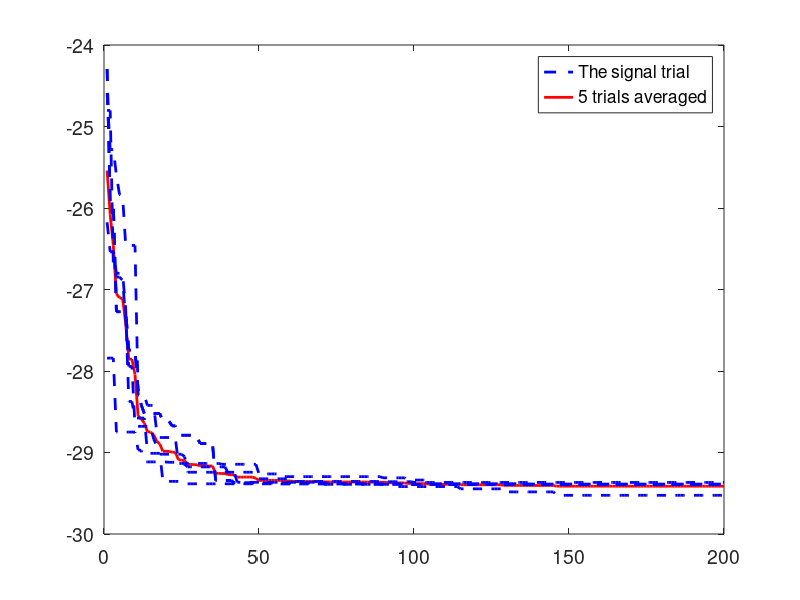

This chart was generated by the following MATLAB code:
figure
a=1:1:200;
%%%%%%%%%%%%%%%%%%%%%%%%%%%%%%%%%%%%%%%%%%%%%%%%%%%%%%%%%%%%%%%%%%%%%%%%%%%%%%%%%%%%%%%%%%%%%%%%%%%%%%%%%%%%%%%%%%%%%
% Tem_rsll1=[-23.5737  -23.8528  -24.6499  -24.7950  -24.7950  -24.9389 ...
%     -24.9389  -24.9389  -24.9389  -24.9389  -24.9389  -24.9389  -24.9418  -25.8183  -25.8183  -26.0802 -26.4365  -27.3036 ... 
%     -27.3036  -27.3036  -27.3036  -27.3036  -27.3036  -27.3294  -27.3294  -27.3294  -27.3294  -27.3294  -27.3294  -27.3294  -27.3294 ...
%     -27.4758 -27.4758  -27.4758  -27.4758  -27.4758  -27.4758  -27.4758  -27.4758  -27.4758  -27.4758  -27.4758  -27.4758  -27.4758  -27.4758  -27.4758  -27.4758  -27.4758 ...
%     -27.4758  -27.4758  -27.4758  -27.4758  -27.4758  -27.4758  -27.4758  -27.4758  -27.4758  -27.4758  -27.4758  -27.4758  -27.4758  -27.4758  -27.4758  -27.4758...
%      -27.4758  -27.4758  -27.4758  -27.4758  -27.4758  -27.4758  -27.4758  -27.4758  -27.4758  -27.4758  -27.4758  -27.4758  -27.4758  -27.4758  -27.4758  -27.4758...
%      -27.4758  -27.7085  -27.7085  -27.7085  -27.7085  -27.7085  -27.7085  -27.7085  -27.7085  -27.7085  -27.7085  -27.7085  -27.7085  -27.7085  -27.7244  -27.7244...
%       -27.7244  -27.7244  -27.8651  -27.8651  -27.8651  -27.8651  -27.8651  -27.8651  -27.8651  -27.8651  -27.8651  -27.8651  -27.8651  -27.8651  -27.8651  -27.8651...
%       -27.8651  -27.8651  -27.8651  -27.8651  -27.8651  -27.8651  -27.8651  -27.8651  -27.8651  -27.8651  -27.8651  -27.8651  -27.8651  -27.8651  -27.8651  -27.8651...
%       -27.8651  -27.8651  -27.8651  -27.8651  -27.8651  -27.8651  -27.8651  -27.8651  -27.8651  -27.8651  -27.8651  -27.8651  -27.8651  -27.8651  -27.8651  -27.8651...
%        -27.8651  -27.8651  -27.8651  -27.8651  -27.8651  -27.8651  -27.8651  -27.8651  -27.8651  -27.8651  -27.8651  -27.8651  -27.8651  -27.8651  -27.8651  -27.8651...
%         -27.8651  -27.8651  -27.8651  -27.8651  -27.8651  -27.8651  -27.8651  -27.8651  -27.8651  -27.8651  -27.8651  -27.8651  -27.8651  -27.8651  -27.8651  -27.8651...
%          -27.8651  -27.8651  -27.8651  -27.8651  -27.8651  -27.8651  -27.8651  -27.8651  -27.8651  -27.8651  -27.8651  -27.8651  -27.8651  -27.8651  -27.8651  -27.8651...
%           -27.8651  -27.8651  -27.8651  -27.8651  -27.8651  -27.8651  -27.8651  -27.8651
% ];
% Tem_rsll2=[
%   -20.2547  -20.8127  -21.4091  -21.4091  -21.5144  -22.0540  -22.2894  -22.2894  -22.2894  -22.2894  -22.2894  -22.7603  -22.7603  -22.7603  -22.7603  -22.9417...
%   -23.7186  -23.9513  -23.9513  -24.1142  -24.7573  -25.2335  -25.3869  -25.3869  -25.3869  -25.3869  -25.5324  -25.5324  -25.5324  -26.0688  -26.0688  -26.0688...
%   -26.0688  -26.0865  -26.1248  -26.2676  -26.2676  -26.9393  -26.9393  -26.9393  -26.9393  -27.0762  -27.0762  -27.0788  -27.0788  -27.2410  -27.2410  -27.2410...
%   -27.2410  -27.2410  -27.2410  -27.2410  -27.2410  -27.2410  -27.2410  -27.2410  -27.2410  -27.2410  -27.2410  -27.2410  -27.2410  -27.2410  -27.2410  -27.2410...
%   -27.2410  -27.2410  -27.2410  -27.2410  -27.2410  -27.2778  -27.2778  -27.2778  -27.2778  -27.2778  -27.2944  -27.2944  -27.2944  -27.2944  -27.2944  -27.2944...
%   -27.2944  -27.2944  -27.2944  -27.2944  -27.2944  -27.2944  -27.2944  -27.2944  -27.2944  -27.2944  -27.2944  -27.2944  -27.2944  -27.2944  -27.2944  -27.2944...
%   -27.2944  -27.2944  -27.2944  -27.2981  -27.2981  -27.2981  -27.2981  -27.2981  -27.5129  -27.5129  -27.6504  -27.6504  -27.6504  -27.6504  -27.6504  -27.6504...
%   -27.6504  -27.6504  -27.6504  -27.6504  -27.6504  -27.6504  -27.6504  -27.6504  -27.6504  -27.6504  -27.6504  -27.6504  -27.6504  -27.6504  -27.6504  -27.6504...
%   -27.6504  -27.6504  -27.6504  -27.6504  -27.6504  -27.7147  -27.7147  -27.7147  -27.7147  -27.7147  -27.7147  -27.7147  -27.7147  -27.7147  -27.7147  -27.7147...
%   -27.7147  -27.7147  -27.7147  -27.7147  -27.7703  -27.7703  -27.7703  -27.8957  -27.8957  -27.8957  -27.8957  -27.8957  -27.8957  -27.8957  -27.8957  -27.8957...
%   -27.8957  -27.8957  -27.8957  -27.8957  -27.8957  -27.8957  -27.8957  -27.8957  -27.8957  -27.8957  -27.8957  -27.8957  -27.8957  -27.8957  -27.8957  -27.8957...
%   -27.8957  -27.9933  -27.9933  -27.9933  -27.9933  -27.9933  -27.9933  -27.9933  -27.9933  -27.9933  -27.9933  -27.9933  -27.9933  -27.9933  -27.9933  -27.9933...
%   -27.9933  -27.9933  -27.9933  -27.9933  -27.9933  -27.9933  -27.9933  -27.9933];
% Tem_rsll3=[-24.2058  -26.4306  -26.4306  -27.3240  -27.3240     -27.3240  -27.3240  -27.3240  -27.3240  -27.3240  -27.4336  -27.4336  -27.4336  -27.4336  -27.4336  -27.4336  -27.4336  -27.4336  -27.4336  -27.4336     -27.4336  -27.4336  -27.4336  -27.4336  -27.4336  -27.4336  -27.4336  -27.4336  -27.4336  -27.4336  -27.4336  -27.4336  -27.4336  -27.4336  -27.4336     -27.4336  -27.8023  -27.8023  -27.9168  -27.9168  -27.9168  -27.9168  -27.9168  -27.9168  -27.9168  -27.9168  -27.9168  -27.9168  -27.9168  -27.9168     -27.9168  -27.9168  -27.9168  -27.9168  -27.9168  -27.9168  -27.9168  -27.9168  -27.9168  -27.9168  -27.9569  -27.9569  -27.9569  -27.9569  -27.9569     -27.9569  -27.9569  -27.9569  -27.9569  -27.9569  -27.9569  -27.9569  -27.9569  -27.9569  -27.9569  -27.9569  -27.9569  -27.9569  -27.9569  -27.9569     -27.9569  -27.9569  -27.9569  -27.9569  -27.9569  -27.9569  -27.9569  -27.9569  -27.9569  -27.9569  -27.9569  -27.9569  -27.9569  -27.9569  -27.9569     -27.9569  -27.9569  -27.9569  -27.9569  -27.9569  -27.9569  -27.9569  -27.9569  -27.9569  -27.9569  -27.9569  -27.9569  -27.9569  -27.9569  -27.9569     -27.9569  -27.9569  -27.9569  -27.9569  -27.9569  -27.9569  -27.9569  -27.9569  -27.9569  -27.9569  -27.9569  -27.9569  -27.9569  -27.9569  -27.9569     -27.9569  -27.9569  -27.9569  -27.9569  -27.9569  -27.9569  -27.9569  -27.9569  -27.9569  -27.9569  -27.9569  -27.9569  -27.9569  -28.0672  -28.0672     -28.0672  -28.0672  -28.0672  -28.0672  -28.0672  -28.0672  -28.0672  -28.0672  -28.1551  -28.1551  -28.1551  -28.1551  -28.1551  -28.1551  -28.1551     -28.1551  -28.1551  -28.1551  -28.1551  -28.1551  -28.1551  -28.1551  -28.1551  -28.1551  -28.1551  -28.1551  -28.1551  -28.1551  -28.1551  -28.1551     -28.1551  -28.1551  -28.1551  -28.1551  -28.1551  -28.1551  -28.1551  -28.1551  -28.1551  -28.1551  -28.1603  -28.1603  -28.1603  -28.1603  -28.1603     -28.1603  -28.1603  -28.1603  -28.1603  -28.1603  -28.1603  -28.1603  -28.1603  -28.1603  -28.1603  -28.1603  -28.1603  -28.1603  -28.1603  -28.1603];
%     
% 
% Tem_rsll4=[
%   -22.6978  -23.1946  -23.1946  -25.2712  -25.8109  -25.8202  -26.8489  -27.1664  -27.1664  -27.1664  -27.1664  -27.1664  -27.1664  -27.1664  -27.3648  -27.3648...
%   -27.3688  -27.8212  -27.8212  -27.8212  -27.8212  -27.8212  -27.8212  -27.8212  -27.8212  -27.8212  -27.8212  -27.8212  -27.8212  -27.8212  -27.8212  -27.8212...
%   -27.8212  -27.8212  -27.8212  -27.8212  -27.8212  -27.8212  -27.8212  -27.8212  -27.8212  -27.8212  -27.8212  -27.8212  -27.8212  -27.8212  -27.8212  -27.8212...
%   -27.8212  -27.8212  -27.9629  -27.9629  -27.9629  -27.9629  -27.9629  -27.9629  -27.9629  -27.9629  -27.9629  -27.9629  -27.9629  -27.9629  -27.9629  -27.9737...
%   -27.9737  -27.9737  -27.9737  -27.9737  -27.9737  -27.9737  -27.9737  -27.9737  -27.9737  -27.9737  -27.9737  -27.9737  -27.9737  -27.9737  -27.9737  -27.9737... 
%   -27.9737  -27.9737  -27.9737  -27.9737  -27.9737  -27.9737  -27.9737  -27.9737  -27.9737  -27.9737  -27.9737  -27.9737  -27.9737  -27.9737  -28.1825  -28.1825...
%   -28.1825  -28.1825  -28.1825  -28.1825  -28.1825  -28.1825  -28.1825  -28.1825  -28.1825  -28.1825  -28.1825  -28.1825  -28.1825  -28.1825  -28.1825  -28.1825...
%   -28.1825  -28.1825  -28.1825  -28.1825  -28.1825  -28.1825  -28.1825  -28.1825  -28.1825  -28.1825  -28.1825  -28.1825  -28.1825  -28.1825  -28.1825  -28.1825... 
%   -28.1825  -28.1825  -28.1825  -28.1825  -28.1825  -28.1825  -28.1825  -28.1825  -28.1825  -28.1825  -28.1825  -28.1825  -28.1825  -28.1825  -28.1825  -28.1825...
%   -28.1825  -28.1825  -28.1825  -28.1825  -28.1825  -28.1825  -28.1825  -28.1825  -28.1825  -28.1825  -28.1825  -28.1825  -28.1825  -28.1825  -28.1825  -28.1825...
%   -28.1825  -28.1825  -28.1825  -28.1825  -28.1825  -28.1825  -28.1825  -28.1825  -28.1825  -28.1825  -28.1825  -28.1825  -28.1825  -28.1825  -28.1825  -28.1825...
%   -28.1825  -28.1825  -28.1825  -28.1825  -28.1825  -28.1825  -28.1825  -28.1825  -28.1825  -28.1825  -28.1825  -28.1825  -28.1825  -28.1825  -28.1825  -28.1825...
%   -28.1825  -28.1825  -28.1825  -28.1825  -28.1825  -28.1825  -28.1825  -28.1825];
% Tem_rsll5=[-23.2223  -23.2223  -25.3804  -25.3804  -25.3804  -25.3804  -25.3855  -25.3855  -25.3913  -25.6146  -26.2508  -26.2508  -26.2508  -26.5840  -26.5840  -26.9788...
% -26.9788  -26.9788  -26.9788  -26.9788  -26.9788  -27.0246  -27.0246  -27.0246  -27.0246  -27.0246  -27.0246  -27.0246  -27.0246  -27.0246  -27.0246  -27.0246...
% -27.0246  -27.0246  -27.0246  -27.0246  -27.0246  -27.0246  -27.2132  -27.2132  -27.2132  -27.2132  -27.8606  -27.8606  -27.8606  -27.8606  -27.8606  -27.8606...
%   -27.8606  -27.8606  -27.8606  -27.8606  -27.8606  -27.8606  -27.8606  -27.8606  -27.8606  -27.8606  -27.8606  -27.8606  -27.8606  -27.8606  -27.8606  -27.8606...
%   -27.8606  -27.8606  -27.8606  -27.8606  -27.8606  -27.8606  -27.8606  -27.8606  -27.8606  -27.8606  -27.8606  -27.8606  -27.8606  -27.8606  -27.8606  -27.8606...
%   -27.8606  -27.8606  -27.8606  -27.8606  -27.8606  -27.8606  -27.8606  -27.8606  -27.8606  -27.8606  -27.8606  -27.8606  -27.8606  -27.8606  -27.8606  -27.8606...
%   -27.8606  -27.8606  -27.8606  -27.8606  -27.8606  -27.8606  -27.8860  -27.8860  -27.8860  -27.8860  -27.8860  -27.8860  -27.8860  -27.8860  -27.8860  -27.8860...
%   -27.8860  -27.8860  -27.8860  -27.8860  -27.8860  -27.8860  -27.8860  -27.8860  -27.8860  -27.8860  -27.8860  -27.8860  -27.8860  -27.8860  -27.9179  -27.9179...
%   -27.9315  -27.9315  -27.9315  -27.9315  -27.9315  -27.9315  -27.9425  -27.9425  -27.9425  -27.9425  -27.9425  -27.9425  -27.9425  -27.9425  -27.9425  -27.9425...
%   -27.9425  -27.9455  -27.9455  -27.9455  -27.9455  -27.9455  -27.9455  -27.9455  -27.9455  -27.9455  -27.9455  -27.9455  -27.9455  -27.9455  -27.9455  -27.9455...
%   -27.9455  -27.9455  -27.9455  -27.9455  -27.9455  -27.9455  -27.9455  -27.9455  -27.9455  -27.9455  -27.9455  -27.9455  -27.9455  -27.9455  -27.9455  -27.9455...
%   -27.9455  -27.9455  -27.9455  -27.9455  -27.9455  -27.9455  -27.9455  -27.9455  -27.9455  -27.9455  -27.9455  -27.9455  -27.9455  -27.9455  -27.9455  -27.9455...
%   -27.9455  -27.9455  -27.9455  -27.9455  -27.9455  -27.9455  -27.9455  -27.9933];
% meanall=(Tem_rsll1+Tem_rsll2+Tem_rsll4+Tem_rsll3+Tem_rsll5)/5;
%%%%%%%%%%%%%%%%%%%%%%%%%%%%%%%%%%%%%%%%%%%%%%%%%%%%%%%%%%%%%%%%%%%%%%%%%%%%%%%%%%%%%%%%%%%%%%%%%%%%%%%%%%%%%%%%%%%%%%%
% Tem_rsll1=[ -21.5852  -22.0522  -22.0522  -22.5818  -22.6860  -22.9467  -23.5138  -23.5138  -23.5138  -23.5138  -23.5138  -23.5138  -23.5138  -23.5138  -23.5138  -23.5138...
%   -23.5138  -23.5138  -23.5138  -23.5138  -23.5138  -23.5138  -23.5138  -23.5638  -23.5638  -23.5638  -23.5638  -23.5638  -23.5638  -23.5638  -23.5638  -23.5638...
%   -23.5638  -23.5638  -23.5638  -23.5638  -23.5638  -23.5638  -23.5638  -23.5638  -23.5638  -23.5638  -23.5638  -23.5638  -23.7969  -23.7969  -23.7969  -23.8445...
%   -23.8445  -23.8445  -23.8445  -23.8445  -23.8445  -23.8445  -23.8445  -23.8445  -23.8445  -23.8445  -23.8445  -23.8445  -23.8445  -23.8445  -23.8445  -23.8445...
%   -23.8445  -23.8445  -23.8445  -23.8445  -23.8445  -23.8445  -23.8445  -23.8445  -23.8445  -23.8445  -23.8445  -23.8445  -23.8445  -23.8445  -23.8445  -23.8445...
%   -23.8445  -23.8445  -23.8445  -23.8445  -23.8445  -23.8445  -23.9495  -23.9495  -23.9495  -23.9495  -23.9495  -23.9495  -23.9495  -23.9495  -23.9495  -23.9495...
%   -23.9495  -23.9495  -23.9495  -23.9495  -23.9495  -23.9495  -23.9495  -23.9495  -23.9495  -23.9495  -23.9495  -23.9495  -23.9495  -23.9495  -23.9495  -23.9495...
%   -23.9495  -23.9495  -23.9495  -23.9495  -23.9495  -23.9495  -23.9495  -23.9495  -23.9495  -23.9495  -23.9495  -23.9495  -23.9495  -23.9495  -23.9495  -23.9495...
%   -23.9495  -23.9495  -23.9495  -23.9495  -23.9495  -23.9495  -23.9495  -23.9495  -23.9495  -23.9495  -23.9495  -23.9495  -24.0008  -24.0008  -24.0008  -24.0008...
%   -24.0008  -24.0008  -24.0008  -24.0008  -24.0008  -24.0008  -24.0008  -24.0008  -24.0008  -24.0008  -24.0008  -24.0008  -24.0008  -24.0008  -24.0008  -24.0008...
%   -24.0008  -24.0008  -24.0008  -24.0008  -24.0008  -24.0008  -24.0008  -24.0008  -24.0008  -24.0008  -24.0008  -24.0008  -24.0008  -24.0008  -24.0008  -24.0008...
%   -24.0235  -24.0235  -24.0235  -24.0235  -24.0235  -24.0235  -24.0235  -24.0235  -24.0235  -24.0235  -24.0235  -24.0235  -24.0642  -24.0642  -24.0642  -24.0642...
%   -24.0642  -24.0642  -24.0642  -24.0642  -24.0642  -24.0642  -24.0642  -24.0642];
% Tem_rsll2=[-22.5690  -22.5690  -22.6704  -22.6704  -22.8788  -22.8788  -22.8788  -22.8788  -22.8788  -22.9792  -22.9792  -22.9792  -22.9792  -22.9792  -23.2000  -23.2736...
%   -23.2736  -23.2736  -23.2736  -23.2736  -23.2736  -23.2736  -23.2736  -23.2736  -23.2736  -23.2736  -23.2736  -23.2736  -23.2736  -23.3032  -23.3053  -23.3053...
%   -23.3389  -23.3389  -23.3389  -23.3389  -23.3389  -23.3389  -23.3389  -23.3389  -23.3389  -23.3389  -23.3389  -23.3389  -23.3389  -23.3389  -23.3389  -23.3389...
%   -23.3389  -23.3389  -23.3389  -23.3389  -23.3389  -23.3389  -23.3389  -23.3389  -23.3389  -23.3389  -23.3389  -23.3389  -23.3389  -23.3389  -23.3389  -23.3389...
%   -23.3389  -23.3389  -23.3389  -23.3389  -23.3389  -23.3389  -23.3389  -23.3389  -23.3389  -23.3389  -23.3389  -23.3389  -23.3389  -23.3389  -23.3389  -23.3389...
%   -23.3389  -23.3389  -23.3389  -23.3389  -23.3389  -23.3389  -23.3389  -23.3389  -23.3452  -23.3452  -23.3452  -23.3452  -23.3452  -23.3452  -23.3452  -23.3452...
%   -23.3452  -23.3452  -23.3452  -23.3452  -23.3452  -23.3452  -23.3452  -23.3452  -23.3452  -23.3452  -23.3452  -23.3452  -23.3452  -23.3452  -23.3452  -23.3452...
%   -23.3452  -23.3452  -23.3452  -23.3452  -23.3452  -23.3452  -23.3452  -23.3452  -23.3452  -23.3452  -23.3452  -23.3452  -23.3452  -23.3452  -23.3452  -23.3452...
%   -23.3452  -23.3452  -23.3452  -23.3452  -23.3452  -23.3452  -23.3452  -23.3452  -23.3452  -23.3452  -23.3452  -23.3452  -23.3452  -23.3452  -23.3452  -23.3452...
%   -23.3452  -23.3452  -23.3452  -23.3452  -23.3452  -23.3452  -23.3452  -23.3452  -23.3452  -23.3452  -23.3452  -23.3452  -23.3452  -23.3452  -23.3452  -23.3452...
%   -23.3452  -23.3452  -23.3452  -23.3452  -23.3452  -23.3452  -23.3452  -23.3452  -23.3452  -23.3452  -23.3452  -23.3452  -23.3452  -23.3452  -23.3452  -23.3452...
%   -23.3452  -23.3452  -23.3452  -23.3452  -23.3452  -23.3452  -23.3452  -23.3452  -23.3452  -23.3452  -23.3452  -23.3452  -23.3452  -23.3452  -23.3452  -23.3452...
%   -23.3452  -23.3452  -23.3452  -23.3452  -23.3452  -23.3452  -23.3452  -23.3452];
% Tem_rsll3=[-22.2441  -22.2441  -22.3573  -23.5162  -23.5162  -23.7808  -23.7808  -23.7808  -23.7808  -23.7808  -23.8377  -23.8377  -23.8377  -23.8377  -23.8377  -23.8377...
%   -23.8377  -23.8377  -23.8377  -23.8377  -23.8377  -23.8377  -23.8377  -23.8377  -23.8377  -23.8377  -23.8377  -23.8377  -23.8377  -23.8377  -23.8377  -23.8377...
%   -23.8377  -23.8377  -23.8377  -23.8377  -23.8377  -23.8377  -23.8377  -23.8733  -23.8733  -23.8733  -23.8733  -23.8733  -23.8733  -23.8733  -23.8733  -23.8733...
%   -23.8733  -23.8733  -23.8733  -23.8733  -23.8733  -23.8733  -23.8733  -23.8733  -23.8733  -23.8733  -23.8733  -23.8733  -23.9327  -23.9327  -23.9327  -23.9327...
%   -23.9327  -23.9327  -23.9327  -23.9327  -23.9327  -23.9327  -23.9327  -23.9327  -23.9327  -23.9327  -23.9327  -23.9327  -23.9327  -23.9327  -23.9327  -23.9327...
%   -23.9327  -23.9327  -23.9327  -23.9727  -23.9727  -23.9727  -23.9727  -23.9727  -23.9727  -23.9727  -23.9727  -23.9899  -23.9899  -23.9899  -23.9899  -23.9899...
%   -23.9899  -23.9899  -23.9899  -23.9899  -23.9899  -23.9899  -23.9899  -23.9899  -23.9899  -23.9899  -24.0389  -24.0389  -24.0389  -24.0389  -24.0389  -24.0389...
%   -24.0596  -24.0596  -24.0596  -24.0596  -24.0596  -24.0596  -24.0596  -24.0596  -24.0596  -24.0596  -24.0596  -24.0596  -24.0596  -24.0596  -24.0596  -24.0596...
%   -24.0596  -24.0596  -24.0596  -24.0596  -24.0596  -24.0596  -24.0596  -24.0596  -24.0596  -24.0596  -24.0596  -24.0596  -24.0596  -24.0596  -24.0596  -24.0596...
%   -24.0596  -24.0596  -24.0596  -24.0596  -24.0596  -24.0596  -24.0596  -24.0596  -24.0596  -24.0596  -24.0596  -24.0596  -24.0596  -24.1101  -24.1101  -24.1101...
%   -24.1101  -24.1101  -24.1101  -24.1101  -24.1101  -24.1101  -24.1101  -24.1101  -24.1101  -24.1101  -24.1101  -24.1101  -24.1101  -24.1101  -24.1101  -24.1101...
%   -24.1101  -24.1101  -24.1101  -24.1101  -24.1101  -24.1101  -24.1101  -24.1101  -24.1101  -24.1101  -24.1101  -24.1101  -24.1101  -24.1101  -24.1101  -24.1101...
%   -24.1101  -24.1101  -24.1101  -24.1101  -24.1101  -24.1101  -24.1101  -24.1101];
% Tem_rsll4=[-20.0254  -20.0254  -21.0733  -23.6117  -23.6117  -24.0654  -24.0654  -24.0654  -24.0654  -24.1529  -24.1529  -24.1529  -24.1529  -24.1529  -24.1529  -24.1529...
%   -24.1529  -24.1529  -24.1529  -24.1529  -24.1529  -24.1529  -24.1529  -24.1529  -24.1529  -24.1529  -24.1529  -24.1529  -24.1529  -24.1529  -24.1529  -24.4685...
%   -24.4685  -24.4685  -24.4685  -24.4685  -24.4685  -24.4685  -24.4685  -24.4685  -24.4685  -24.4685  -24.4685  -24.4685  -24.4685  -24.4685  -24.4685  -24.4685...
%   -24.4685  -24.4685  -24.4685  -24.4685  -24.4685  -24.4685  -24.4685  -24.4685  -24.4685  -24.4685  -24.4685  -24.4685  -24.4685  -24.4685  -24.4685  -24.4685...
%   -24.4685  -24.4685  -24.4685  -24.4685  -24.4685  -24.4685  -24.4794  -24.4794  -24.4794  -24.4794  -24.4794  -24.4794  -24.4794  -24.4794  -24.4794  -24.4794...
%   -24.4794  -24.4794  -24.4794  -24.4794  -24.4794  -24.4794  -24.4794  -24.4794  -24.4794  -24.4794  -24.4794  -24.4794  -24.4794  -24.4794  -24.4794  -24.4794...
%   -24.4794  -24.4794  -24.4794  -24.4794  -24.4794  -24.4794  -24.4794  -24.5450  -24.5450  -24.5450  -24.5450  -24.5450  -24.5450  -24.5450  -24.5450  -24.5450...
%   -24.5450  -24.5450  -24.5450  -24.5450  -24.5450  -24.5450  -24.5450  -24.5450  -24.5450  -24.5450  -24.5450  -24.5450  -24.5450  -24.5450  -24.5450  -24.5450...
%   -24.5450  -24.5450  -24.5450  -24.5450  -24.5450  -24.5450  -24.5486  -24.5486  -24.5486  -24.5486  -24.5486  -24.5486  -24.5486  -24.5486  -24.5486  -24.5486...
%   -24.5486  -24.5486  -24.5486  -24.5486  -24.5486  -24.5486  -24.5486  -24.5486  -24.5486  -24.5486  -24.5486  -24.5486  -24.5486  -24.5486  -24.5486  -24.5486...
%   -24.5486  -24.5486  -24.5486  -24.5486  -24.5486  -24.5486  -24.5486  -24.5486  -24.5486  -24.5486  -24.5486  -24.5486  -24.5486  -24.5486  -24.5486  -24.5486...
%   -24.5486  -24.5486  -24.5486  -24.5486  -24.5486  -24.5486  -24.5486  -24.5486  -24.5486  -24.5486  -24.5486  -24.5486  -24.5486  -24.5486  -24.5486  -24.5486...
%   -24.5486  -24.5486  -24.5486  -24.5486  -24.5486  -24.5486  -24.5486  -24.5486];
% Tem_rsll5=[-21.8199  -21.8199  -21.8199  -21.8199  -21.8332  -23.0143  -23.0143  -23.0143  -23.0755  -23.0755  -23.0755  -23.1710  -23.1710  -23.1710  -23.1710  -23.1879...
%   -23.4802  -23.4802  -23.4802  -23.4802  -23.4802  -23.4802  -23.4802  -23.4802  -23.5284  -23.5362  -23.5362  -23.5362  -23.5362  -23.5362  -23.5362  -23.5362...
%   -23.5362  -23.5674  -23.5674  -23.5674  -23.5674  -23.5674  -23.5674  -23.5674  -23.5674  -23.5674  -23.5674  -23.5674  -23.7599  -23.7599  -23.7599  -23.7599...
%   -23.7599  -23.7599  -24.0182  -24.0182  -24.0182  -24.0182  -24.0182  -24.0182  -24.0182  -24.0182  -24.0182  -24.0182  -24.0182  -24.0182  -24.0182  -24.0182...
%   -24.0182  -24.0182  -24.0182  -24.0182  -24.0182  -24.0182  -24.0182  -24.0182  -24.0182  -24.0182  -24.0182  -24.0182  -24.0182  -24.0182  -24.0182  -24.0182...
%   -24.0182  -24.0182  -24.0182  -24.0182  -24.0182  -24.0182  -24.0182  -24.0182  -24.0182  -24.0182  -24.0182  -24.0182  -24.0182  -24.0182  -24.0182  -24.0182...
%   -24.0182  -24.0182  -24.0182  -24.0182  -24.0182  -24.0182  -24.0182  -24.0182  -24.0182  -24.0182  -24.0182  -24.0182  -24.0182  -24.0182  -24.0182  -24.0182...
%   -24.0182  -24.0182  -24.0182  -24.0182  -24.0182  -24.0182  -24.0182  -24.0182  -24.0182  -24.0182  -24.0182  -24.0182  -24.0182  -24.0182  -24.0182  -24.0182...
%   -24.0182  -24.0182  -24.0182  -24.0182  -24.0182  -24.0182  -24.0182  -24.0182  -24.0182  -24.0182  -24.0182  -24.0182  -24.0182  -24.0182  -24.0182  -24.0182...
%   -24.0182  -24.0182  -24.0182  -24.0182  -24.0182  -24.0182  -24.0182  -24.0182  -24.0182  -24.0182  -24.0182  -24.0182  -24.0182  -24.0182  -24.0182  -24.0182...
%   -24.0182  -24.0182  -24.0182  -24.0182  -24.0182  -24.0182  -24.0182  -24.0182  -24.0182  -24.0182  -24.0182  -24.0182  -24.0182  -24.0182  -24.0182  -24.0182...
%   -24.0182  -24.0182  -24.0182  -24.0182  -24.0182  -24.0182  -24.0182  -24.0182  -24.0182  -24.0182  -24.0182  -24.0182  -24.0182  -24.0182  -24.0182  -24.0182...
%   -24.0182  -24.0182  -24.0182  -24.0182  -24.0182  -24.0182  -24.0182  -24.0182];
% meanall=(Tem_rsll1+Tem_rsll2+Tem_rsll4+Tem_rsll3+Tem_rsll5)/5;
%%%%%%%%%%%%%%%%%%%%%%%%%%%%%%%%%%%%%%%%%%%%%%%%%%%%%%%%%%%%%%%%%%%%%%%%%%%%%%%%%%%%%%%%%%%%%%%%%%%%%%%%%%%
Tem_rsll1=[-24.5879  -25.2830  -25.2830  -25.5954  -25.8350  -25.8518  -26.4591  -26.4591  -26.4591  -26.4591  -28.2951  -28.2951  -28.2951  -28.4222  -28.4222  -28.4222...
  -28.7402  -28.8160  -28.8160  -28.8160  -28.8160  -28.8160  -28.8160  -29.1343  -29.1343  -29.1343  -29.1343  -29.1343  -29.1343  -29.1343  -29.1343  -29.1343...
  -29.1343  -29.1343  -29.1343  -29.1343  -29.1343  -29.1445  -29.1445  -29.1445  -29.1445  -29.1445  -29.1445  -29.1445  -29.1445  -29.1445  -29.1445  -29.1445...
  -29.1445  -29.2628  -29.2628  -29.2628  -29.2628  -29.2628  -29.2628  -29.2628  -29.2628  -29.2961  -29.2961  -29.2961  -29.2961  -29.2961  -29.2961  -29.2961...
  -29.2961  -29.2961  -29.2961  -29.2961  -29.2961  -29.2961  -29.2961  -29.2961  -29.2961  -29.2961  -29.2961  -29.2961  -29.2961  -29.2961  -29.2961  -29.2961...
  -29.2961  -29.2961  -29.2961  -29.2961  -29.2961  -29.2961  -29.2961  -29.2961  -29.2961  -29.3109  -29.3109  -29.3109  -29.3109  -29.3109  -29.3109  -29.3109...
  -29.3109  -29.3381  -29.3381  -29.3381  -29.3381  -29.3381  -29.3381  -29.3381  -29.3828  -29.3828  -29.3828  -29.3828  -29.3828  -29.3828  -29.3828  -29.3828...
  -29.3828  -29.3828  -29.3828  -29.3828  -29.3828  -29.3828  -29.3828  -29.3828  -29.3828  -29.3828  -29.3828  -29.3828  -29.3828  -29.3828  -29.3828  -29.3828...
  -29.3828  -29.3828  -29.3828  -29.3828  -29.3828  -29.3828  -29.3828  -29.3852  -29.3852  -29.3871  -29.3871  -29.3871  -29.3871  -29.3871  -29.3871  -29.3871...
  -29.3871  -29.3871  -29.3871  -29.3871  -29.3871  -29.3871  -29.3871  -29.3871  -29.3871  -29.3871  -29.3871  -29.3874  -29.3874  -29.3874  -29.3874  -29.3874...
  -29.3874  -29.3874  -29.3874  -29.3874  -29.3874  -29.3874  -29.3874  -29.3874  -29.3874  -29.3874  -29.3874  -29.3874  -29.3874  -29.3874  -29.3874  -29.3874...
  -29.3874  -29.3874  -29.3874  -29.3874  -29.3874  -29.3874  -29.3874  -29.3874  -29.3874  -29.3874  -29.3874  -29.3874  -29.3874  -29.3874  -29.3874  -29.3874...
  -29.3874  -29.3874  -29.3874  -29.3874  -29.3874  -29.3874  -29.3874  -29.3874];
Tem_rsll2=[-24.2945  -25.9373  -25.9373  -27.2726  -27.2726  -27.2726  -27.2726  -27.7437  -27.7437  -27.7437  -28.2370  -28.4139  -28.5218  -28.5218  -28.5218  -28.5218...
  -28.5218  -28.5218  -28.6184  -28.6184  -28.6184  -28.6734  -28.6734  -28.7883  -28.7883  -28.7883  -28.7883  -28.7883  -28.8121  -28.8121  -28.8898  -28.8898...
  -28.8898  -28.8898  -28.8898  -29.3428  -29.3428  -29.3428  -29.3428  -29.3428  -29.3428  -29.3730  -29.3730  -29.3730  -29.3730  -29.3730  -29.3730  -29.3730...
  -29.3730  -29.3730  -29.3730  -29.3730  -29.3730  -29.3730  -29.3730  -29.3730  -29.3730  -29.3730  -29.3730  -29.3730  -29.3730  -29.3730  -29.3730  -29.3730...
  -29.3730  -29.3730  -29.3730  -29.3730  -29.3730  -29.3730  -29.3730  -29.3730  -29.3813  -29.3813  -29.3813  -29.3813  -29.3813  -29.3834  -29.3834  -29.3834...
  -29.3834  -29.3834  -29.3834  -29.3834  -29.3834  -29.3834  -29.3834  -29.3834  -29.3834  -29.3834  -29.3837  -29.3837  -29.3837  -29.3837  -29.3837  -29.3837...
  -29.3928  -29.3928  -29.3928  -29.3928  -29.3928  -29.3928  -29.3928  -29.3928  -29.3928  -29.3928  -29.3928  -29.3928  -29.3928  -29.3928  -29.3928  -29.3928...
  -29.3928  -29.3928  -29.3928  -29.3928  -29.3928  -29.3928  -29.3928  -29.3928  -29.3928  -29.3928  -29.3928  -29.3928  -29.3928  -29.3928  -29.3928  -29.3928...
  -29.3928  -29.3928  -29.3928  -29.3928  -29.3928  -29.3928  -29.3928  -29.3928  -29.3928  -29.3928  -29.3928  -29.3928  -29.3928  -29.3928  -29.3928  -29.3928...
  -29.3928  -29.3928  -29.3928  -29.3928  -29.3928  -29.3928  -29.3928  -29.3928  -29.3928  -29.3928  -29.3928  -29.3928  -29.3928  -29.3928  -29.3928  -29.3928...
  -29.3928  -29.3928  -29.3928  -29.3928  -29.3928  -29.3928  -29.3928  -29.3928  -29.3928  -29.3928  -29.3928  -29.3928  -29.3935  -29.3935  -29.3935  -29.3935...
  -29.3935  -29.3935  -29.3935  -29.3935  -29.3935  -29.3935  -29.3935  -29.3935  -29.3935  -29.3935  -29.3935  -29.3935  -29.3935  -29.3935  -29.3935  -29.3935...
  -29.3935  -29.3935  -29.3935  -29.3935  -29.3935  -29.3935  -29.3935  -29.3935];
Tem_rsll3=[-24.8031  -24.8031  -26.6801  -26.8471  -26.8471  -26.8865  -27.3648  -27.9441  -27.9441  -28.6788  -28.6788  -28.6788  -28.6788  -28.6788  -28.6788  -28.8342...
  -28.9139  -29.0209  -29.0209  -29.0209  -29.0209  -29.0209  -29.0209  -29.0209  -29.0209  -29.0514  -29.2421  -29.2421  -29.2421  -29.2421  -29.2421  -29.2421...
  -29.2421  -29.2421  -29.2421  -29.2421  -29.2421  -29.2421  -29.2421  -29.2421  -29.2421  -29.2421  -29.2421  -29.2421  -29.2421  -29.2421  -29.2421  -29.2421...
  -29.3226  -29.3226  -29.3226  -29.3226  -29.3226  -29.3226  -29.3226  -29.3226  -29.3226  -29.3226  -29.3226  -29.3226  -29.3551  -29.3551  -29.3551  -29.3551...
  -29.3551  -29.3551  -29.3551  -29.3551  -29.3551  -29.3551  -29.3551  -29.3551  -29.3551  -29.3551  -29.3551  -29.3551  -29.3551  -29.3551  -29.3551  -29.3551...
  -29.3551  -29.3551  -29.3551  -29.3551  -29.3551  -29.3551  -29.3551  -29.3551  -29.3581  -29.3581  -29.3581  -29.3581  -29.3581  -29.3581  -29.3581  -29.3581...
  -29.3581  -29.3581  -29.3581  -29.3673  -29.3673  -29.3673  -29.3673  -29.3673  -29.3673  -29.3673  -29.3673  -29.3673  -29.3673  -29.3673  -29.3673  -29.3673...
  -29.3673  -29.3673  -29.3673  -29.3673  -29.3673  -29.3673  -29.3673  -29.3673  -29.3673  -29.3673  -29.3673  -29.3673  -29.3673  -29.3673  -29.3673  -29.3673...
  -29.3673  -29.3673  -29.3673  -29.3673  -29.3673  -29.3673  -29.3673  -29.3673  -29.3673  -29.3673  -29.3673  -29.3673  -29.3673  -29.3673  -29.3673  -29.3673...
  -29.3673  -29.3673  -29.3673  -29.3673  -29.3673  -29.3673  -29.3673  -29.3673  -29.3673  -29.3673  -29.3673  -29.3673  -29.3673  -29.3673  -29.3673  -29.3673...
  -29.3673  -29.3673  -29.3673  -29.3673  -29.3673  -29.3673  -29.3673  -29.3673  -29.3673  -29.3673  -29.3673  -29.3673  -29.3673  -29.3673  -29.3673  -29.3673...
  -29.3673  -29.3673  -29.3673  -29.3673  -29.3673  -29.3673  -29.3673  -29.3673  -29.3673  -29.3673  -29.3673  -29.3673  -29.3673  -29.3673  -29.3673  -29.3673...
  -29.3673  -29.3673  -29.3673  -29.3673  -29.3673  -29.3673  -29.3673  -29.3673];
Tem_rsll4=[-26.1754  -26.5385  -26.5385  -26.8013  -26.8013  -26.8013  -27.2402  -28.3737  -28.3737  -28.5773  -28.5773  -28.5773  -28.5773  -28.9874  -29.0101  -29.0101...
  -29.0101  -29.0101  -29.3541  -29.3541  -29.3541  -29.3541  -29.3541  -29.3541  -29.3842  -29.3842  -29.3842  -29.3842  -29.3842  -29.3842  -29.3842  -29.3842...
  -29.3842  -29.3842  -29.3842  -29.3842  -29.3842  -29.3842  -29.3842  -29.3842  -29.3842  -29.3842  -29.3842  -29.3842  -29.3842  -29.3842  -29.3842  -29.3842...
  -29.3842  -29.3842  -29.3842  -29.3842  -29.3842  -29.3842  -29.3842  -29.3861  -29.3861  -29.3861  -29.3861  -29.3861  -29.3861  -29.3861  -29.3861  -29.3861...
  -29.3861  -29.3861  -29.3861  -29.3861  -29.3861  -29.3861  -29.3861  -29.3861  -29.3861  -29.3861  -29.3861  -29.3861  -29.3861  -29.3861  -29.3861  -29.3861...
  -29.3861  -29.3861  -29.3861  -29.3861  -29.3915  -29.3915  -29.3915  -29.3915  -29.3915  -29.3915  -29.3915  -29.3915  -29.3915  -29.3915  -29.3915  -29.3915...
  -29.3915  -29.3915  -29.3915  -29.3915  -29.3915  -29.3915  -29.3915  -29.3915  -29.3915  -29.3915  -29.3915  -29.3915  -29.3915  -29.3915  -29.3915  -29.3915...
  -29.3915  -29.3915  -29.3915  -29.3915  -29.3915  -29.3915  -29.3915  -29.3915  -29.3915  -29.3915  -29.3915  -29.3915  -29.3915  -29.3915  -29.3915  -29.3915...
  -29.3915  -29.3915  -29.3915  -29.3942  -29.3942  -29.3942  -29.3942  -29.3942  -29.3942  -29.3942  -29.3942  -29.3942  -29.3942  -29.3942  -29.3942  -29.3942...
  -29.3942  -29.3942  -29.3942  -29.3942  -29.3942  -29.3942  -29.3942  -29.3942  -29.3942  -29.3942  -29.3942  -29.3942  -29.3942  -29.3942  -29.3942  -29.3942...
  -29.3942  -29.3942  -29.3942  -29.3942  -29.3942  -29.3942  -29.3942  -29.3942  -29.3942  -29.3942  -29.3942  -29.3942  -29.3942  -29.3942  -29.3942  -29.3942...
  -29.3942  -29.3942  -29.3942  -29.3942  -29.3942  -29.3942  -29.3942  -29.3942  -29.3942  -29.3942  -29.3942  -29.3942  -29.3942  -29.3942  -29.3942  -29.3942...
  -29.3942  -29.3942  -29.3942  -29.3942  -29.3942  -29.3942  -29.3942  -29.3942
];
Tem_rsll5=[-27.8418  -27.8418  -27.8418  -28.7493  -28.7493  -28.7493  -28.7493  -28.7493  -28.7493  -28.7493   -28.9679  -28.9745  -29.1154  -29.1154  -29.1154  -29.1154  -29.1154  -29.1154  -29.1162  -29.1162   -29.1200  -29.1200  -29.1200  -29.1447  -29.1447  -29.1447  -29.1767  -29.1767  -29.1767  -29.1767  -29.1767  -29.1767  -29.1767  -29.1767  -29.1767   -29.1767  -29.1767  -29.1767  -29.1767  -29.2441  -29.2441  -29.2441  -29.3655  -29.3655  -29.3655  -29.3655  -29.3655  -29.3655  -29.3655  -29.3655   -29.3655  -29.3655  -29.3655  -29.3655  -29.3655  -29.3655  -29.3655  -29.3655  -29.3655  -29.3655  -29.3655  -29.3655  -29.3655  -29.3655  -29.3655   -29.3655  -29.3655  -29.3655  -29.3655  -29.3655  -29.3904  -29.3904  -29.3904  -29.3904  -29.3904  -29.3904  -29.3904  -29.3904  -29.3904  -29.3904   -29.3904  -29.3904  -29.3904  -29.3904  -29.3904  -29.3904  -29.3904  -29.3904  -29.3904  -29.3904  -29.3904  -29.3904  -29.4181  -29.4181  -29.4181   -29.4181  -29.4181  -29.4181  -29.4181  -29.4181  -29.4181  -29.4181  -29.4181  -29.4181  -29.4181  -29.4181  -29.4181  -29.4181  -29.4181  -29.4181   -29.4181  -29.4181  -29.4181  -29.4181  -29.4458  -29.4458  -29.4458  -29.4458  -29.4458  -29.4458  -29.4458  -29.4458  -29.4458  -29.4458  -29.4458   -29.4458  -29.4458  -29.4458  -29.4833  -29.4833  -29.4833  -29.4833  -29.4833  -29.4833  -29.4833  -29.4833  -29.4833  -29.4833  -29.4833  -29.4833   -29.4833  -29.4833  -29.4833  -29.4833  -29.4833  -29.5251  -29.5251  -29.5251  -29.5251  -29.5251  -29.5251  -29.5251  -29.5251  -29.5251  -29.5251   -29.5251  -29.5251  -29.5251  -29.5251  -29.5251  -29.5251  -29.5251  -29.5251  -29.5251  -29.5251  -29.5251  -29.5251  -29.5251  -29.5251  -29.5251   -29.5251  -29.5251  -29.5251  -29.5251  -29.5251  -29.5251  -29.5251  -29.5251  -29.5251  -29.5251  -29.5251  -29.5251  -29.5251  -29.5251  -29.5251   -29.5251  -29.5251  -29.5251  -29.5251  -29.5251  -29.5251  -29.5251  -29.5251  -29.5251  -29.5251  -29.5251  -29.5251  -29.5251  -29.5251  -29.5251];
meanall=(Tem_rsll1+Tem_rsll2+Tem_rsll4+Tem_rsll3+Tem_rsll5)/5;

plot(a,Tem_rsll2,'--b');
%ylabel('SLL/dB');
%xlabel('genentic number');

figure_FontSize=14;
set(get(gca,'XLabel'),'FontSize',figure_FontSize);
set(get(gca,'YLabel'),'FontSize',figure_FontSize);
set(findobj('FontSize',10),'FontSize',figure_FontSize);
set(findobj(get(gca,'Children'),'LineWidth',0.5),'LineWidth',2);
hold on
plot(a,meanall,'r');
figure_FontSize=14;
set(get(gca,'XLabel'),'FontSize',figure_FontSize);
set(get(gca,'YLabel'),'FontSize',figure_FontSize);
set(findobj('FontSize',10),'FontSize',figure_FontSize);
set(findobj(get(gca,'Children'),'LineWidth',0.5),'LineWidth',2);
hold on
plot(a,Tem_rsll1,'--b');
%ylabel('SLL/dB');
%xlabel('genentic number');
figure_FontSize=14;
set(get(gca,'XLabel'),'FontSize',figure_FontSize);
set(get(gca,'YLabel'),'FontSize',figure_FontSize);
set(findobj('FontSize',10),'FontSize',figure_FontSize);
set(findobj(get(gca,'Children'),'LineWidth',0.5),'LineWidth',2);
hold on
plot(a,Tem_rsll2,'--b');
%ylabel('SLL/dB');
%xlabel('genentic number');
figure_FontSize=14;
set(get(gca,'XLabel'),'FontSize',figure_FontSize);
set(get(gca,'YLabel'),'FontSize',figure_FontSize);
set(findobj('FontSize',10),'FontSize',figure_FontSize);
set(findobj(get(gca,'Children'),'LineWidth',0.5),'LineWidth',2);
hold on
plot(a,Tem_rsll3,'--b');
figure_FontSize=14;
set(get(gca,'XLabel'),'FontSize',figure_FontSize);
set(get(gca,'YLabel'),'FontSize',figure_FontSize);
set(findobj('FontSize',10),'FontSize',figure_FontSize);
set(findobj(get(gca,'Children'),'LineWidth',0.5),'LineWidth',2);
hold on
plot(a,Tem_rsll4,'--b');
figure_FontSize=14;
set(get(gca,'XLabel'),'FontSize',figure_FontSize);
set(get(gca,'YLabel'),'FontSize',figure_FontSize);
set(findobj('FontSize',10),'FontSize',figure_FontSize);
set(findobj(get(gca,'Children'),'LineWidth',0.5),'LineWidth',2);
hold on
plot(a,Tem_rsll5,'--b');
figure_FontSize=14;
set(get(gca,'XLabel'),'FontSize',figure_FontSize);
set(get(gca,'YLabel'),'FontSize',figure_FontSize);
set(findobj('FontSize',10),'FontSize',figure_FontSize);
set(findobj(get(gca,'Children'),'LineWidth',0.5),'LineWidth',2);

hold on

legend( 'The signal trial','5 trials averaged');
%legend(M,'--','he') ;